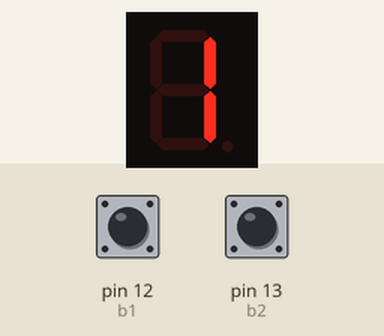
The sketch below on a simulated Arduino Uno, built with avr-gcc and run on an emulated ATmega328P. On the bench: 1-digit seven-segment display. Wiring (inferred from the names in the program): 1-digit 7-segment display, segments lit when LOW: segments pin 3, pin 4, pin 5, pin 6, pin 7, pin 8, pin 9, pin 2. The test bench sets the inputs (shaded band); at power-on: pin 13 (b2) HIGH, pin 12 (b1) HIGH. Random numbers use the default seed unless the sketch sets one; the segment pins are drawn as the display they are named for; what the sketch prints to the serial monitor is not drawn.

Above: at 1.2 s.
1.3 s: pin 13 (b2) pulled LOW for 0.15 s
At 1.7 s:
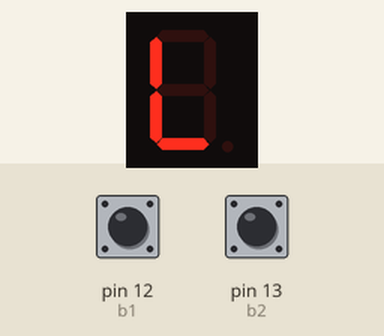
3.3 s: pin 12 (b1) pulled LOW for 0.15 s
At 4.6 s:
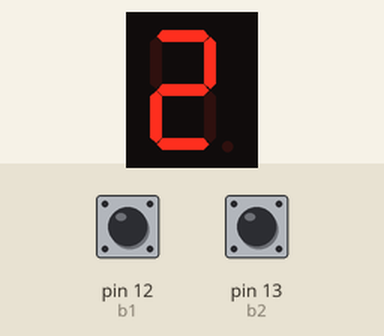
4.9 s: pin 12 (b1) pulled LOW for 1 s
At 7.3 s:
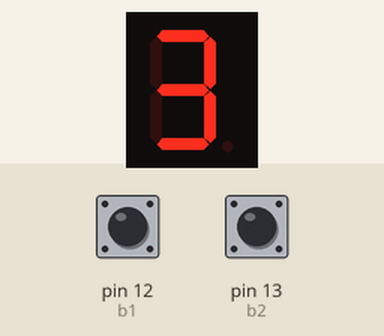
Timing chart, 0 to 8.8 s (numbered marks = the images above; inputs shaded):
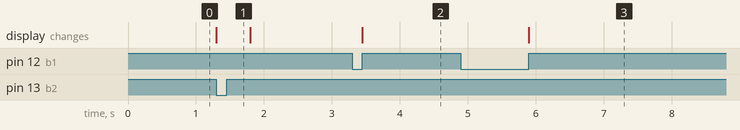

Measured:
- after the input at 1.3 s, the display: changes at once (image 1)
- after the input at 3.3 s, the display: changes after 0.15 s (image 2)
- after the input at 4.9 s, the display: changes after 1.0 s (image 3)

The sketch:

30_0660_1174.ino
```cpp
#define debounceTime 350
#define b1 12
#define b2 13

int pattern[9] = {
  0B00000110,   //1
  0B01011011,   //2
  0B01001111,   //3
  0B01100110,   //4
  0B01101101,   //5
  0B01111101,   //6
  0B00000111,   //7
  0B01111111,   //8
  0B01101111    //9
};
int result_pattern[3]  = {
  0B00111111, // 0
  0B00111101, // G
  0B00111000  // L
};

const byte numPins = 8;
const int segmentPins[8] = {3,4,5,6,7,8,9,2};

int button[2] = {b1, b2};
bool buttonState[2];
bool reading[2];
bool lastButtonState[2] = {HIGH, HIGH};

unsigned long long int lastDebounceTime[2];

int counter = 1;
int randomNo;

void setup()
{

  Serial.begin(9600);

  pinMode(b1, INPUT_PULLUP);
  pinMode(b2, INPUT_PULLUP);
  randomSeed(analogRead(A0));
  randomNo = random(1, 10);
  Serial.println(randomNo);
  for (int n = 0; n < numPins; n++)
  {
    pinMode(segmentPins[n], OUTPUT);
  }
}

int debounce(int i)
{
  int holding = 0;
  reading[i] = digitalRead(button[i]);
  if (reading[i] != lastButtonState[i])
  {
    lastDebounceTime[i] = millis();
  }
  if ((millis() - lastButtonState[i]) > debounceTime)
  {
    if (reading[i] != buttonState[i])
    {
      buttonState[i] = reading[i];
      holding = 1;
    }
  }
  lastButtonState[i] = reading[i];
  return holding;
}

void display_Num(int i) {
  for (int segment = 0; segment < 8; segment++) {
    int isBitSet = !bitRead(pattern[i - 1], segment);
    digitalWrite(segmentPins[segment], isBitSet);
  }
}

void valid2nDisplay(int i) {
  for (int segment = 0; segment < 8; segment++) {
    int isBitSet = !bitRead(result_pattern[i], segment);
    digitalWrite(segmentPins[segment], isBitSet);
  }
}

void handle_guess_button()
{
  if (debounce(0)) {
    display_Num(counter);
    if (!buttonState[0]) {
      counter++;
      if (counter > 9)
      {
        counter = 1;
      }
    }
  }
}

void handle_start_button()
{
  if (debounce(1)) {
    if (!buttonState[1])
    {
      if (counter == randomNo)
      {
        valid2nDisplay(0);
        // reset
        counter = 1;
        randomNo = random(1, 10);
        Serial.println(randomNo);
      }

      else if (counter > randomNo)
      {
        valid2nDisplay(1); // G
      }
      else if (counter < randomNo)
      {
        valid2nDisplay(2); // L
      }
      delay(500);
      display_Num(counter);
    }
  }
}

void loop()
{
  handle_guess_button();
  handle_start_button();
}
```
